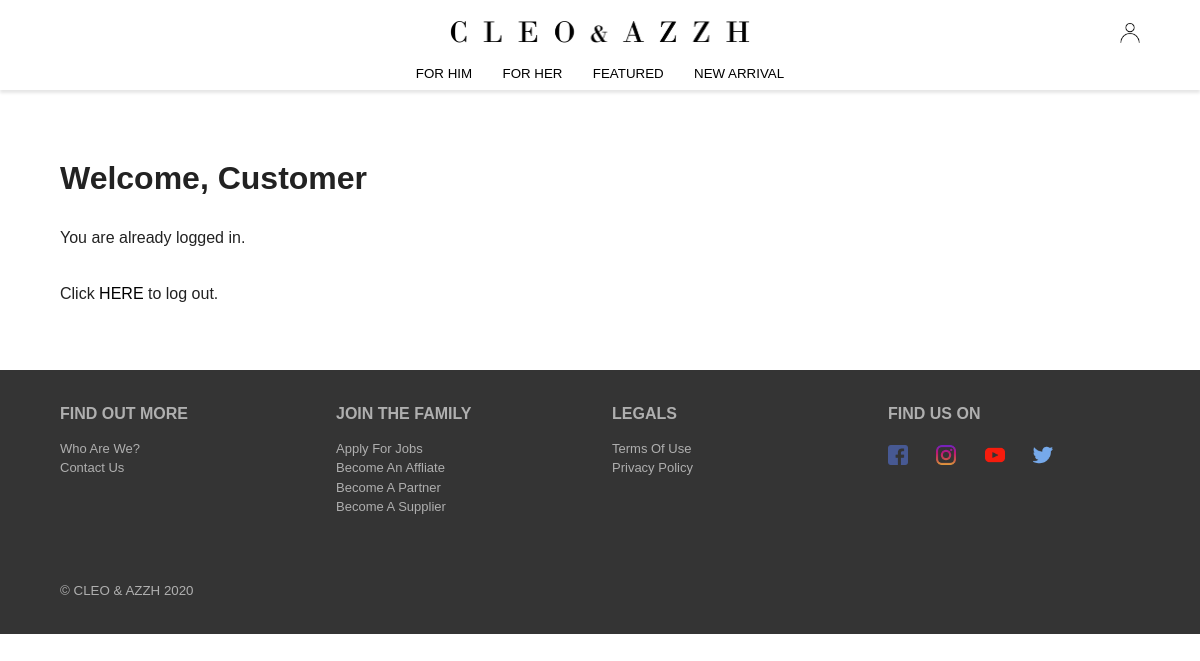
The page /user.php (signed in) on the database as committed earlier.
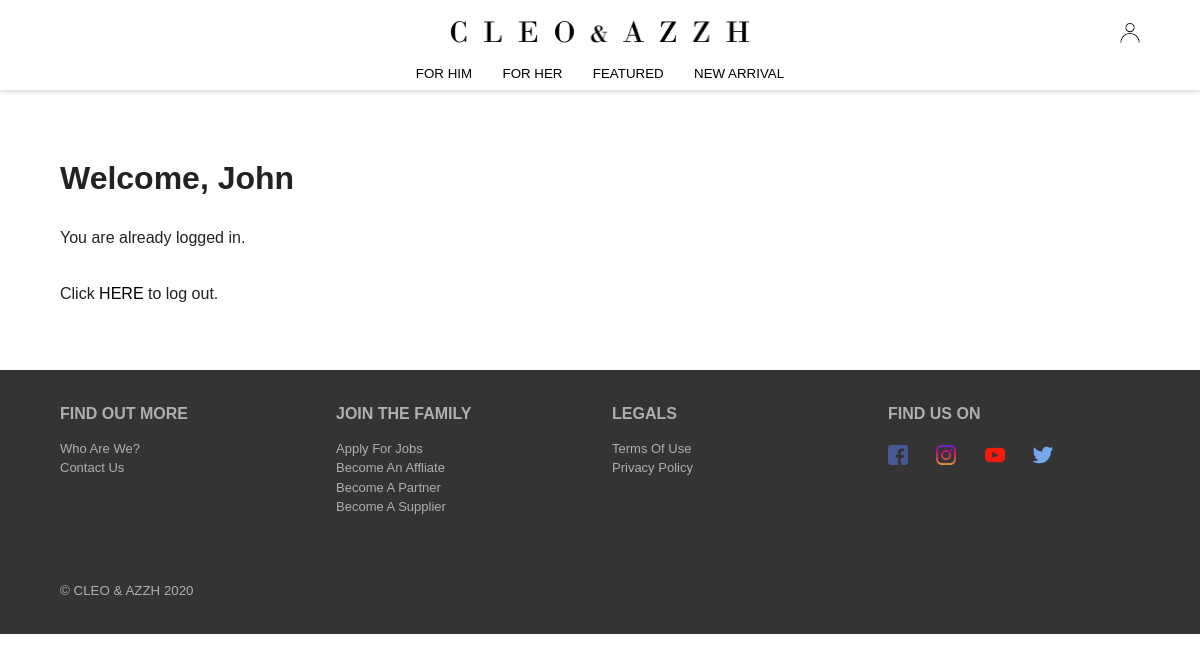
The same page on the database as committed later.
### tables this page shows
CREATE TABLE IF NOT EXISTS customers
(
    customer_id         INT UNSIGNED            NOT NULL AUTO_INCREMENT,
    customer_first_name VARCHAR(256) DEFAULT '' NOT NULL               ,
    customer_last_name  VARCHAR(256) DEFAULT '' NOT NULL               ,
    customer_email      VARCHAR(256) DEFAULT '' NOT NULL               ,
    customer_address_1  VARCHAR(256) DEFAULT '' NOT NULL               ,
    customer_address_2  VARCHAR(256) DEFAULT '' NOT NULL               ,
    customer_country    VARCHAR(256) DEFAULT '' NOT NULL               ,
    customer_city       VARCHAR(256) DEFAULT '' NOT NULL               ,
    customer_postal     INT UNSIGNED DEFAULT 0  NOT NULL               ,

    created_at TIMESTAMP DEFAULT   '0000-00-00 00:00:00',
    updated_at TIMESTAMP ON UPDATE CURRENT_TIMESTAMP    ,

    PRIMARY KEY (customer_id)
);

### models/Session.php (called while the page is built, shortened)
<?php
if (!empty($_SESSION['customerId'])) {
    $customer = new Customer($_SESSION['customerId']);
}

### classes/Customer.php (called while the page is built, shortened)
<?php
class Customer
{
    public function __construct($customerId)
    {
        $db = new mysqli('localhost', 'f37ee', 'f37ee', 'f37ee');
        if ($customerId === 'New') {
            $this->createNewCustomer($db);
            $this->autoLogin($db);
        } else {
            $this->retrieveCustomerInfo($db, $customerId);
        }
    }
    public function retrieveCustomerInfo($db, $customerId)
    {
        $retrieveCustomerInfo = "SELECT * FROM customers
            WHERE customer_id = $customerId";
        $customerInfo = $db->query($retrieveCustomerInfo)->fetch_object();
        $this->firstName = $customerInfo->customer_first_name;
    }
}

### layouts/user.php (the view, shortened to what this page needs)
<?php
if (!empty($_SESSION['customerId'])) {
    echo '<h1 class="user__title">Welcome, ', $customer->firstName, '</h1>';
    echo '<p>You are already logged in.</p>';
    echo '<p>Click <a href="user.php?action=logout">HERE</a> to log out.</p>';
}

Rows that differ between the two databases and show on the page:
changed customers: customer_first_name "Customer" → "John"
